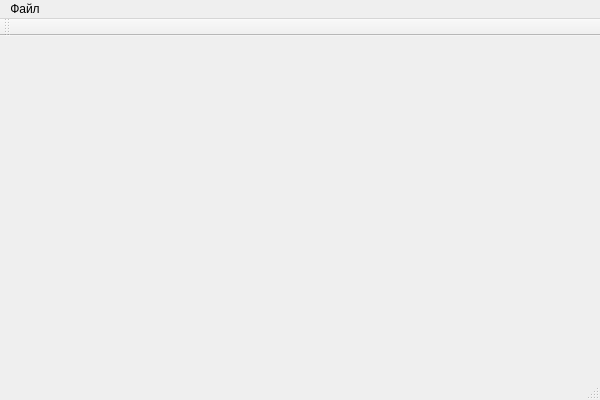
<?xml version="1.0" encoding="UTF-8"?>
<ui version="4.0">
 <class>adaptClass</class>
 <widget class="QMainWindow" name="adaptClass">
  <property name="geometry">
   <rect>
    <x>0</x>
    <y>0</y>
    <width>600</width>
    <height>400</height>
   </rect>
  </property>
  <property name="windowTitle">
   <string>ПВК Веста: Модуль адаптации v0.1</string>
  </property>
  <widget class="QWidget" name="centralWidget"/>
  <widget class="QMenuBar" name="menuBar">
   <property name="geometry">
    <rect>
     <x>0</x>
     <y>0</y>
     <width>600</width>
     <height>26</height>
    </rect>
   </property>
   <widget class="QMenu" name="menu">
    <property name="title">
     <string>Файл</string>
    </property>
    <addaction name="action"/>
   </widget>
   <addaction name="menu"/>
  </widget>
  <widget class="QToolBar" name="mainToolBar">
   <attribute name="toolBarArea">
    <enum>TopToolBarArea</enum>
   </attribute>
   <attribute name="toolBarBreak">
    <bool>true</bool>
   </attribute>
  </widget>
  <widget class="QStatusBar" name="statusBar"/>
  <action name="action">
   <property name="text">
    <string>Выйти</string>
   </property>
  </action>
 </widget>
 <layoutdefault spacing="6" margin="11"/>
 <resources>
  <include location="adapt.qrc"/>
 </resources>
 <connections/>
</ui>
